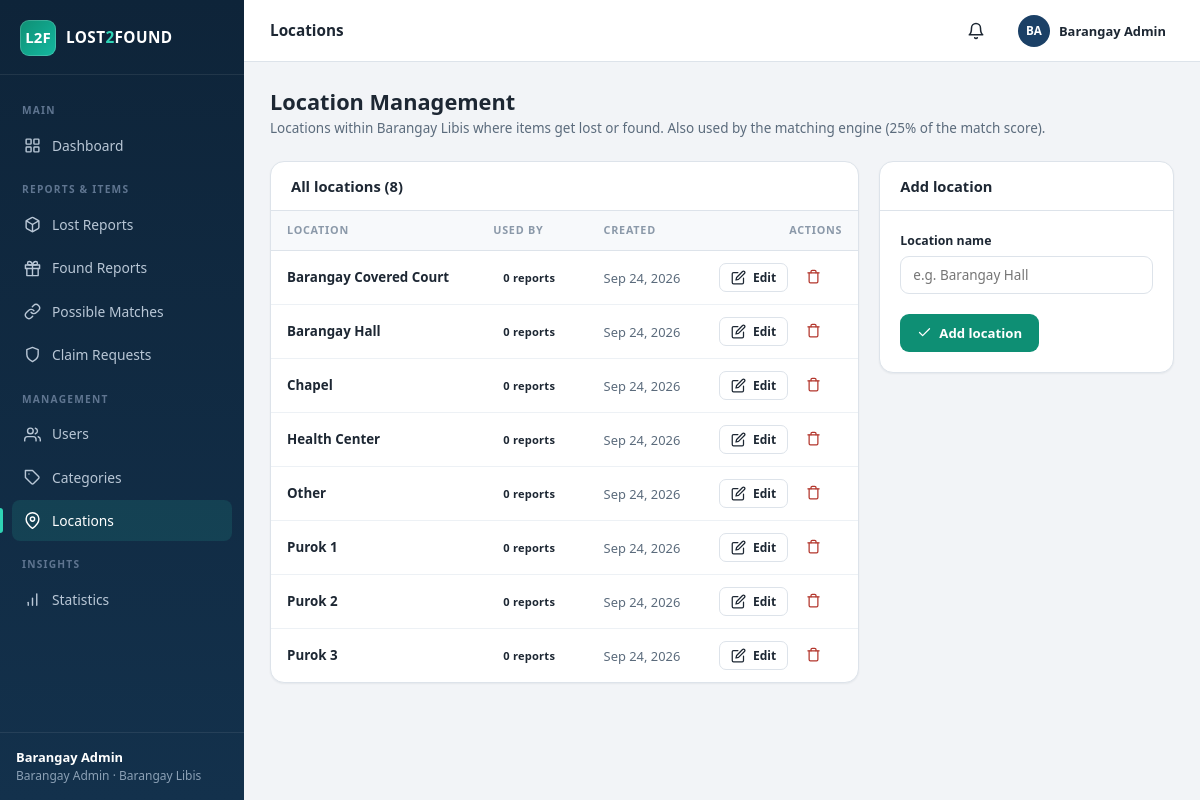
The page /admin/locations.php (signed in) on the database its author committed.
### tables this page shows
CREATE TABLE IF NOT EXISTS locations (
  id            INT AUTO_INCREMENT PRIMARY KEY,
  location_name VARCHAR(100) NOT NULL UNIQUE,
  created_at    TIMESTAMP DEFAULT CURRENT_TIMESTAMP
);

### admin/locations.php (the view, shortened to what this page needs)
<?php
require_once __DIR__ . '/../config/config.php';
$db = get_db();
$editLoc = null;
$locations = $db->query(
    "SELECT l.*,
        (SELECT COUNT(*) FROM lost_items  li WHERE li.location_id = l.id)
      + (SELECT COUNT(*) FROM found_items fi WHERE fi.location_id = l.id) AS usage_count
     FROM locations l
     ORDER BY l.location_name"
)->fetchAll();
require __DIR__ . '/../includes/header.php';
?>
<div class="page-head">
  <div>
    <h1>Location Management</h1>
    <p>Locations within Barangay Libis where items get lost or found. Also used by the matching
       engine (25% of the match score).</p>
  </div>
</div>
<div class="grid-2-1">
  <div class="card">
    <div class="card-head"><h3>All locations (<?= count($locations) ?>)</h3></div>
    <div class="table-wrap">
      <table>
        <thead><tr><th>Location</th><th>Used by</th><th>Created</th><th class="td-actions">Actions</th></tr></thead>
        <tbody>
        <?php foreach ($locations as $l): ?>
          <tr>
            <td><strong><?= e($l['location_name']) ?></strong></td>
            <td><span class="badge badge-plain"><?= (int)$l['usage_count'] ?> report<?= (int)$l['usage_count'] === 1 ? '' : 's' ?></span></td>
            <td class="muted small"><?= fmt_date($l['created_at']) ?></td>
            <td class="td-actions">
              <div class="actions">
                <a class="btn btn-outline btn-sm" href="<?= base_url('admin/locations.php?edit=' . (int)$l['id']) ?>">
                  <?= icon('edit', 'i i-sm') ?> Edit
                </a>
                <form method="post">
                  <button class="btn btn-ghost btn-sm" style="color:var(--danger)"
                          data-confirm="Delete location <?= e($l['location_name']) ?>? It cannot be deleted while item reports still use it.">
                    <?= icon('trash', 'i i-sm') ?>
                  </button>
                </form>
              </div>
            </td>
          </tr>
        <?php endforeach; ?>
        </tbody>
      </table>
    </div>
  </div>
  <div class="card">
    <div class="card-head"><h3><?= $editLoc ? 'Edit location' : 'Add location' ?></h3></div>
    <div class="card-body">
      <form method="post" novalidate>
        <div class="field">
          <label for="location_name">Location name</label>
          <input class="input" id="location_name" name="location_name" maxlength="100"
                 value="<?= e($editLoc['location_name'] ?? '') ?>" placeholder="e.g. Barangay Hall" required>
        </div>
        <div class="flex mt-3">
          <button class="btn btn-teal" type="submit"><?= icon('check', 'i i-sm') ?> <?= $editLoc ? 'Save changes' : 'Add location' ?></button>
        </div>
      </form>
    </div>
  </div>
</div>
<?php require __DIR__ . '/../includes/footer.php'; ?>

### config/config.php (shortened to what this page needs)
<?php
function base_url(string $path = ''): string {
    $script = str_replace('\\', '/', dirname($_SERVER['SCRIPT_NAME'] ?? '/'));
    $known  = ['admin', 'resident', 'auth', 'public', 'config'];
    foreach ($known as $seg) {
        $pos = strrpos($script, '/' . $seg);
        if ($pos !== false) {
            $script = substr($script, 0, $pos);
            break;
        }
    }
    return rtrim($script, '/') . '/' . ltrim($path, '/');
}
function e(?string $value): string {
    return htmlspecialchars((string)$value, ENT_QUOTES, 'UTF-8');
}
function icon(string $name, string $class = 'i'): string {
    return '<svg class="' . e($class) . '" viewBox="0 0 24 24" aria-hidden="true">' . ($icons[$name] ?? '') . '</svg>';
}
function fmt_date(?string $date): string {
    return $date ? date('M j, Y', strtotime($date)) : '—';
}

### assets/css/style.css (style rules this page uses)
:root { --navy-900: #0e2439; --navy-800: #13314c; --navy-700: #1b4066; --teal: #0e8f74; --teal-dark: #0b7260; --teal-soft: #e3f4f0; --sky-50: #f4faff; --sky-100: #e6f4fe; --sky-200: #cfeafd; --sky-300: #a9d8f7; --sky-400: #7cc3ef; --sky-500: #4fade2; --sky-600: #2374a6; --sky-700: #1a5c87; --sky-800: #123f60; --primary: #1b4066; --primary-dark: #13314c; --primary-soft: #e8eef5; --danger: #b3362c; --danger-soft: #f9e9e7; --warn: #a05e03; --warn-soft: #fdf3e0; --success: #147a52; --success-soft: #e4f4ec; --info: #1f5e9e; --info-soft: #e7f0f9; --purple: #5b3e8e; --purple-soft: #efe9f9; --bg: #f2f4f7; --surface: #ffffff; --border: #dde3ea; --text: #1d2733; --text-soft: #5b6b7c; --text-faint: #8b99a9; --radius: 10px; --radius-lg: 14px; --shadow-sm: 0 1px 2px rgba(16, 32, 51, .06); --shadow: 0 4px 16px rgba(16, 32, 51, .08); --shadow-lg: 0 12px 40px rgba(16, 32, 51, .16); --font: "Segoe UI", system-ui, -apple-system, Roboto, "Helvetica Neue", Arial, sans-serif; }
* { margin: 0; padding: 0; box-sizing: border-box; }
html { font-size: 15px; }
body { font-family: var(--font); background: var(--bg); color: var(--text); line-height: 1.55; -webkit-font-smoothing: antialiased; }
a { color: var(--primary); text-decoration: none; }
h1, h2, h3, h4 { font-weight: 700; line-height: 1.25; color: var(--text); }
h1 { font-size: 1.45rem; }
h3 { font-size: 1.02rem; }
.muted { color: var(--text-soft); }
.small { font-size: .86rem; }
.mt-3 { margin-top: 20px; }
.flex { display: flex; align-items: center; gap: 10px; }
.i { width: 18px; height: 18px; flex-shrink: 0; stroke: currentColor; fill: none; stroke-width: 2; stroke-linecap: round; stroke-linejoin: round; }
.i-sm { width: 15px; height: 15px; }
.nav .i { width: 17px; height: 17px; }
.page-head { display: flex; align-items: flex-start; justify-content: space-between; gap: 16px; margin-bottom: 22px; flex-wrap: wrap; }
.page-head p { color: var(--text-soft); font-size: .9rem; margin-top: 3px; }
.card { background: var(--surface); border: 1px solid var(--border); border-radius: var(--radius-lg); box-shadow: var(--shadow-sm); }
.card-head { display: flex; align-items: center; justify-content: space-between; gap: 12px; padding: 15px 20px; border-bottom: 1px solid var(--border); flex-wrap: wrap; }
.card-head h3 { font-size: .98rem; }
.card-body { padding: 20px; }
.grid-2-1 { display: grid; grid-template-columns: 2fr 1fr; gap: 20px; align-items: start; }
.btn { display: inline-flex; align-items: center; justify-content: center; gap: 7px; padding: 9px 16px; border-radius: 9px; border: 1px solid transparent; font: 600 .88rem var(--font); cursor: pointer; text-decoration: none; transition: background .15s ease, border-color .15s ease, box-shadow .15s ease; white-space: nowrap; }
.btn-teal { background: var(--teal); color: #fff; }
.btn-outline { background: var(--surface); border-color: var(--border); color: var(--text); }
.btn-ghost { background: transparent; color: var(--text-soft); }
.btn-sm { padding: 5px 11px; font-size: .8rem; border-radius: 7px; }
.actions { display: flex; gap: 6px; }
.field label { display: block; font-size: .82rem; font-weight: 600; color: var(--text); margin-bottom: 5px; }
.input, select.input, textarea.input { width: 100%; padding: 9px 12px; border: 1px solid var(--border); border-radius: 9px; background: var(--surface); color: var(--text); font: 400 .9rem var(--font); transition: border-color .15s ease, box-shadow .15s ease; }
.table-wrap { overflow-x: auto; }
table { width: 100%; border-collapse: collapse; font-size: .89rem; }
th { text-align: left; padding: 11px 16px; font-size: .72rem; font-weight: 700; text-transform: uppercase; letter-spacing: .07em; color: var(--text-faint); background: #f7f9fb; border-bottom: 1px solid var(--border); white-space: nowrap; }
td { padding: 12px 16px; border-bottom: 1px solid #edf1f5; vertical-align: middle; }
tbody tr:last-child td { border-bottom: 0; }
tbody tr { transition: background .12s ease; }
.td-actions { text-align: right; white-space: nowrap; }
.badge { display: inline-flex; align-items: center; gap: 5px; padding: 3px 10px; border-radius: 999px; font-size: .74rem; font-weight: 700; letter-spacing: .02em; white-space: nowrap; }
.badge::before { content: ""; width: 6px; height: 6px; border-radius: 50%; background: currentColor; }
.badge-plain::before { display: none; }

### rows shown on the page
locations: location_name "Barangay Covered Court", usage_count "0", created_at "Sep 24, 2026"
locations: location_name "Barangay Hall", usage_count "0", created_at "Sep 24, 2026"
locations: location_name "Chapel", usage_count "0", created_at "Sep 24, 2026"
locations: location_name "Health Center", usage_count "0", created_at "Sep 24, 2026"
locations: location_name "Other", usage_count "0", created_at "Sep 24, 2026"
locations: location_name "Purok 1", usage_count "0", created_at "Sep 24, 2026"
locations: location_name "Purok 2", usage_count "0", created_at "Sep 24, 2026"
locations: location_name "Purok 3", usage_count "0", created_at "Sep 24, 2026"

### other values the page prints
$section "MAIN"
$label "Dashboard"
$section "REPORTS & ITEMS"
$label "Lost Reports"
$label "Found Reports"
$label "Possible Matches"
$label "Claim Requests"
$section "MANAGEMENT"
$label "Users"
$label "Categories"
$label "Locations"
$section "INSIGHTS"
$label "Statistics"
$u['full_name'] "Barangay Admin"
$title "Locations"
